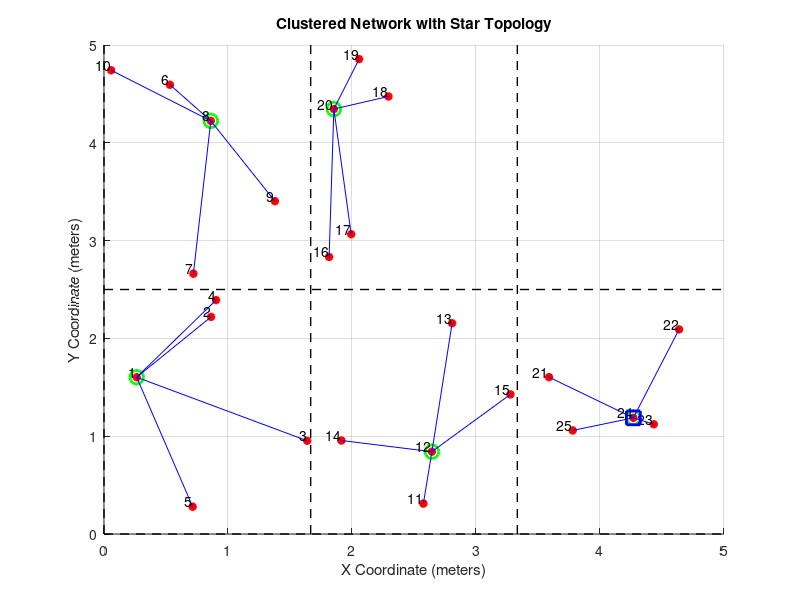

Here is the MATLAB script that generated this plot:
clc;
clear all;

total_clusters = input('Enter the total number of clusters: '); % Total number of clusters

net_length = input('Enter the length of the network: ');
net_width = input('Enter the width of the network: ');

% Initialize node location arrays
x_loc = [];
y_loc = [];

% Energy parameters
initial_energy = 1000; % Initial energy for each node
b = 1000;
E_Tx_circuit = 50; 
E_Tx_Amp = 100; 
E_DA = 5;
n = 2; 

% Define cluster boundaries (adjust these values if necessary to fit the visual boundaries)
cluster_length = net_length / 3;
cluster_width = net_width / 2;

% Distribute nodes and select cluster heads
cluster_heads = zeros(1, total_clusters);
for cluster = 1:total_clusters
    nodes_per_cluster = input(['Enter the number of nodes in Cluster ', num2str(cluster), ': ']);
    total_nodes_cluster = nodes_per_cluster;
    row = mod(cluster - 1, 2); % 0 for first row, 1 for second row
    col = floor((cluster - 1) / 2); % 0 for first column, 1 for second column, 2 for third column
    
    % Position nodes randomly within each cluster's area
    x_loc_cluster = col * cluster_length + cluster_length * rand(1, nodes_per_cluster);
    y_loc_cluster = row * cluster_width + cluster_width * rand(1, nodes_per_cluster);
    
    x_loc = [x_loc, x_loc_cluster];
    y_loc = [y_loc, y_loc_cluster];
    
    % Calculate remaining energy for each node in the cluster
    distances = sqrt((x_loc_cluster - mean(x_loc_cluster)).^2 + (y_loc_cluster - mean(y_loc_cluster)).^2);
    node_energy = initial_energy - (E_Tx_circuit * b + E_Tx_Amp * b .* distances.^n + E_DA);
    
    % Select the cluster head based on the highest energy
    [~, idx] = max(node_energy);
    cluster_heads(cluster) = length(x_loc) - nodes_per_cluster + idx;
end

total_nodes = length(x_loc);

% Plot the network with star topology for each cluster
figure;
hold on;

% Plot cluster boundaries
for i = 0:2
    plot([i * cluster_length, i * cluster_length], [0, net_width], 'k--', 'LineWidth', 1);
end
for i = 0:1
    plot([0, net_length], [i * cluster_width, i * cluster_width], 'k--', 'LineWidth', 1);
end

% Plot nodes and cluster heads
for i = 1:total_nodes
    plot(x_loc(i), y_loc(i), 'r*', 'LineWidth', 2);
    if any(cluster_heads == i)
        plot(x_loc(i), y_loc(i), 'go', 'MarkerSize', 10, 'LineWidth', 2);
    end
end

% Create and plot star topology within each cluster
for cluster = 1:total_clusters
    idx_start = sum(arrayfun(@(x) input(['Enter the number of nodes in Cluster ',num2str(x), ': ']), 1:cluster-1))+1;
    idx_end = sum(arrayfun(@(x) input(['Enter the number of nodes in Cluster ',num2str(x), ': ']), 1:cluster));
    cluster_head = cluster_heads(cluster);
    for i = idx_start:idx_end
        if i ~= cluster_head
            plot([x_loc(i), x_loc(cluster_head)], [y_loc(i), y_loc(cluster_head)], 'b-');
        end
    end
    
end

% Label nodes
node_labels = cellstr(num2str((1:total_nodes)'));
text(x_loc, y_loc, node_labels, 'VerticalAlignment','bottom','HorizontalAlignment','right');

% Set labels and title
xlabel('X Coordinate (meters)');
ylabel('Y Coordinate (meters)');
title('Clustered Network with Star Topology');
grid on;

% Plot and move the sink node
sink_x = x_loc(cluster_heads(1));
sink_y = y_loc(cluster_heads(1));
h_sink = plot(sink_x, sink_y, 'bs', 'MarkerSize', 10, 'LineWidth', 2);
drawnow;

for i = 1:length(cluster_heads)
    if cluster_heads(i) ~= 0
        sink_x = x_loc(cluster_heads(i));
        sink_y = y_loc(cluster_heads(i));
        set(h_sink, 'XData', sink_x, 'YData', sink_y);
        drawnow;
        pause(2);
    end
end
